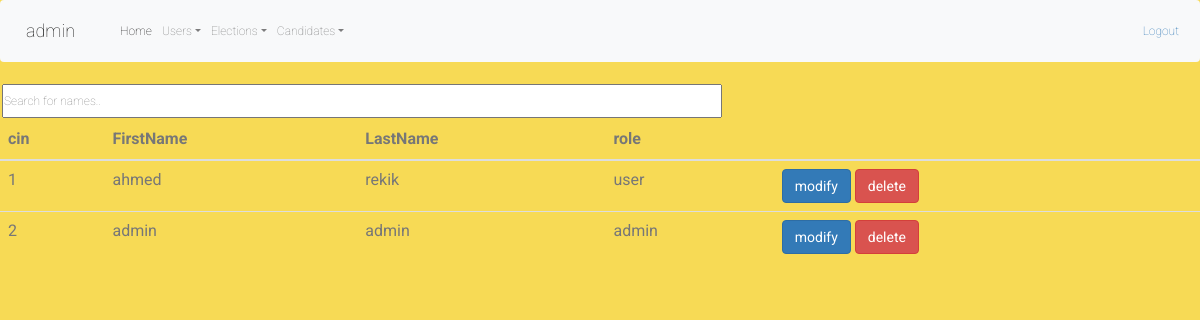
/admin/users/users_list.php (signed in), run on the app's committed database.
### tables this page shows
CREATE TABLE `user` (
  `id` int(11) NOT NULL,
  `firstName` varchar(10) NOT NULL,
  `lastName` varchar(10) NOT NULL,
  `address` varchar(25) NOT NULL,
  `email` varchar(20) NOT NULL,
  `password` varchar(20) NOT NULL,
  `tel` varchar(12) NOT NULL,
  `role` int(1) NOT NULL DEFAULT '0'
);

### admin/users/users_list.php (the view, shortened to what this page needs)
<?php
$bdd = ConnexionBD::getInstance();
if(isset($_SESSION['username']) && isset($_SESSION['password']) && isset($_SESSION['role'])) {
	if($_SESSION['role']){
        include '../../includes/header.php';
        ?>
        <link rel="stylesheet" href="../../assets/css/style.css">
        <div >
        <input style="left:50%;width: 60%;margin: 2px;" type="text" id="myInput" onkeyup="myFunction('./getUsers.php')" placeholder="Search for names.." title="Type in a name">
        </div>
        <table class="table">
            <thead>
                <tr>
                <th scope="col">cin</th>
                <th scope="col">FirstName</th>
                <th scope="col">LastName</th>
                <th scope="col">role</th>
                <th scope="col"></th>
                </tr>
            </thead>
            <tbody id="tbody">
    <?php
        $req = $bdd->prepare('SELECT * FROM user');
        $req->execute();
        $users = $req->fetchAll(PDO::FETCH_OBJ);
        $i = 1;
        $path = "./showUser.php";
        foreach($users as $user) {
            ?>
            <tr <?= 'id="'.$i.'" onclick="openUser(this.id,\''.$path.'\')"'?>>
                <td><?=$user->id?></td>
                <td><?=$user->firstName?></td>
                <td><?=$user->lastName?></td>
                <td><?php if($user->role){
                    echo "admin";
                 }else{
                     echo "user";
                 } ?></td>
                 <td>
                     <button onclick="<?="openUser(".$i.","."'./modifyUser.php'".",0)"?>; event.stopPropagation();" class="btn btn-primary">modify</button>
                     <button onclick="<?="deleteUser(".$user->id.",'user',".$i.")"?>; event.stopPropagation();" class="btn btn-danger">delete</button>
                 </td>
            </tr>
        <?php
        $i++;
        }
        ?>
        </tbody>
        </table>
        <?php
    }
    else{
        header("Location: ../login");
    }
}
else{
    header("Location: ../login");
}
?>

### assets/css/style.css (style rules this page uses)
* { margin: 0; padding: 0; box-sizing: border-box; -webkit-box-sizing: border-box; -moz-box-sizing: border-box; -webkit-font-smoothing: antialiased; -moz-font-smoothing: antialiased; -o-font-smoothing: antialiased; font-smoothing: antialiased; text-rendering: optimizeLegibility; }

### data on the page
user: id "1", firstName "ahmed", lastName "rekik", role "user"
user: id "2", firstName "admin", lastName "admin", role "admin"

### other printed values
$_SESSION['username'] "admin"
